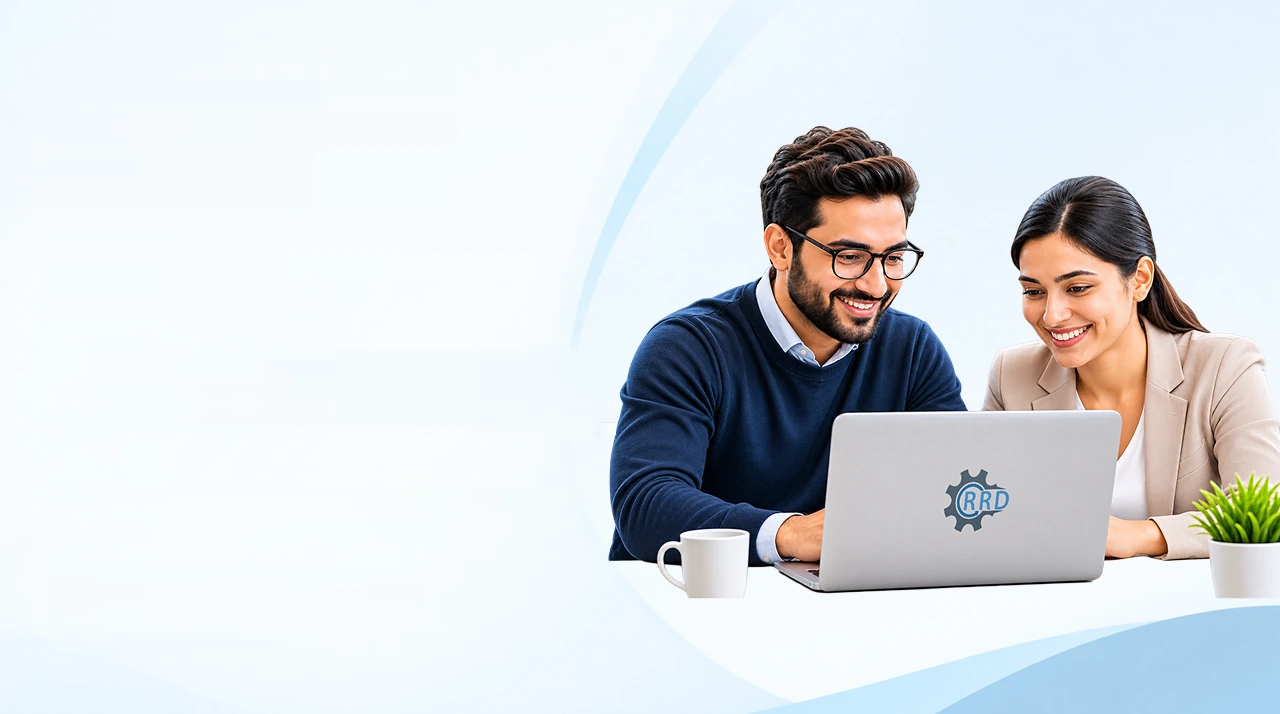
#> input picture src/assets/images/hero-background.webp, 1280 x 714 px
$ python extract-png-assets.py ../src/assets/images/hero-background.webp
#> lines starting #> are read from the running program, lines starting #| are printed output that depends on the picture
"""
Recover visual assets from the client's 1:1 homepage PNG reference (1284x9180, 2px frame border).

  python -I scripts/extract-png-assets.py <homepage.png>

All coordinates below are in 1280px frame space (the PNG has a 2px black border on x).
Outputs go to src/assets/. These are raster crops of a 1x export — not original vector files.
"""
import sys
from pathlib import Path

import numpy as np
from PIL import Image

SRC = Image.open(sys.argv[1]).convert('RGB')
#> SRC is the input picture: PIL image 1280x714 RGB; mean R, G, B 216, 220.1, 223.5
OUT = Path(__file__).resolve().parent.parent / 'src' / 'assets'
OFF = 2  # frame border


def crop(x0, y0, x1, y1):
#> called with x0 = 56, y0 = 20, x1 = 130, y1 = 81
    return SRC.crop((x0 + OFF, y0, x1 + OFF, y1))
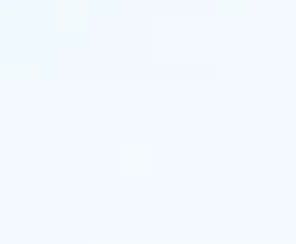
#> returned value: PIL image 74x61 RGB (shown 4 times larger); mean R, G, B 242.7, 248.9, 253.9


def save(img, rel, **kw):
#> called with rel = 'logos/rrd-logo-header.png'
    path = OUT / rel
    path.parent.mkdir(parents=True, exist_ok=True)
    img.save(path, **kw)
    print(f'{rel:45} {img.size[0]}x{img.size[1]}')
#| logos/rrd-logo-header.png                     74x61


def detect_rect(x0, y0, x1, y1, bg, tol=18):
    """Bounding box (frame coords, exclusive end) of pixels differing from `bg` inside a region."""
    a = np.asarray(crop(x0, y0, x1, y1)).astype(int)
    diff = np.abs(a - np.array(bg)).sum(axis=2) > tol
    ys, xs = np.nonzero(diff)
    return x0 + xs.min(), y0 + ys.min(), x0 + xs.max() + 1, y0 + ys.max() + 1


def unmix_icon(box, bg, ink):
    """Single-colour icon on a flat fill -> RGBA with the ink colour and recovered alpha."""
    a = np.asarray(crop(*box)).astype(float)
    b = np.array(bg, float)
    c = np.array(ink, float)
    alpha = ((a - b) @ (c - b)) / ((c - b) @ (c - b))
    alpha = np.clip(alpha, 0, 1)
    rgba = np.zeros(a.shape[:2] + (4,), np.uint8)
    rgba[..., :3] = c.astype(np.uint8)
    rgba[..., 3] = (alpha * 255).round().astype(np.uint8)
    return Image.fromarray(rgba, 'RGBA')


def darkest(box):
    a = np.asarray(crop(*box)).reshape(-1, 3)
    return tuple(int(v) for v in a[a.sum(axis=1).argmin()])


def lightest(box):
    a = np.asarray(crop(*box)).reshape(-1, 3)
    return tuple(int(v) for v in a[a.sum(axis=1).argmax()])


# ---------- Logos (cropped on the exact surface they sit on) ----------
save(crop(56, 20, 130, 81), 'logos/rrd-logo-header.png')          # header, on white
save(crop(56, 8823, 130, 8884), 'logos/rrd-logo-footer.png')      # footer, on #f9f9ff
#> in crop (call 2), `return SRC.crop((x0 + OFF, y0, x1 + OFF, y1))`: returned value: PIL image 74x61 RGB; every value is 0
#| logos/rrd-logo-footer.png                     74x61
save(crop(924, 4702, 1052, 4807), 'logos/rrd-logo-large.png')     # heritage card, on #f0f3ff
#> in crop (call 3), `return SRC.crop((x0 + OFF, y0, x1 + OFF, y1))`: returned value: PIL image 128x105 RGB; every value is 0
#| logos/rrd-logo-large.png                      128x105

# ---------- Hero background: photo + shapes, with the copy column removed ----------
HERO_TOP, HERO_H = 101, 714
hero = np.asarray(crop(0, HERO_TOP, 1280, HERO_TOP + HERO_H)).astype(float).copy()
#> call 4 of crop, with x0 = 0, y0 = 101, x1 = 1280, y1 = 815
#> in crop (call 4), `return SRC.crop((x0 + OFF, y0, x1 + OFF, y1))`:
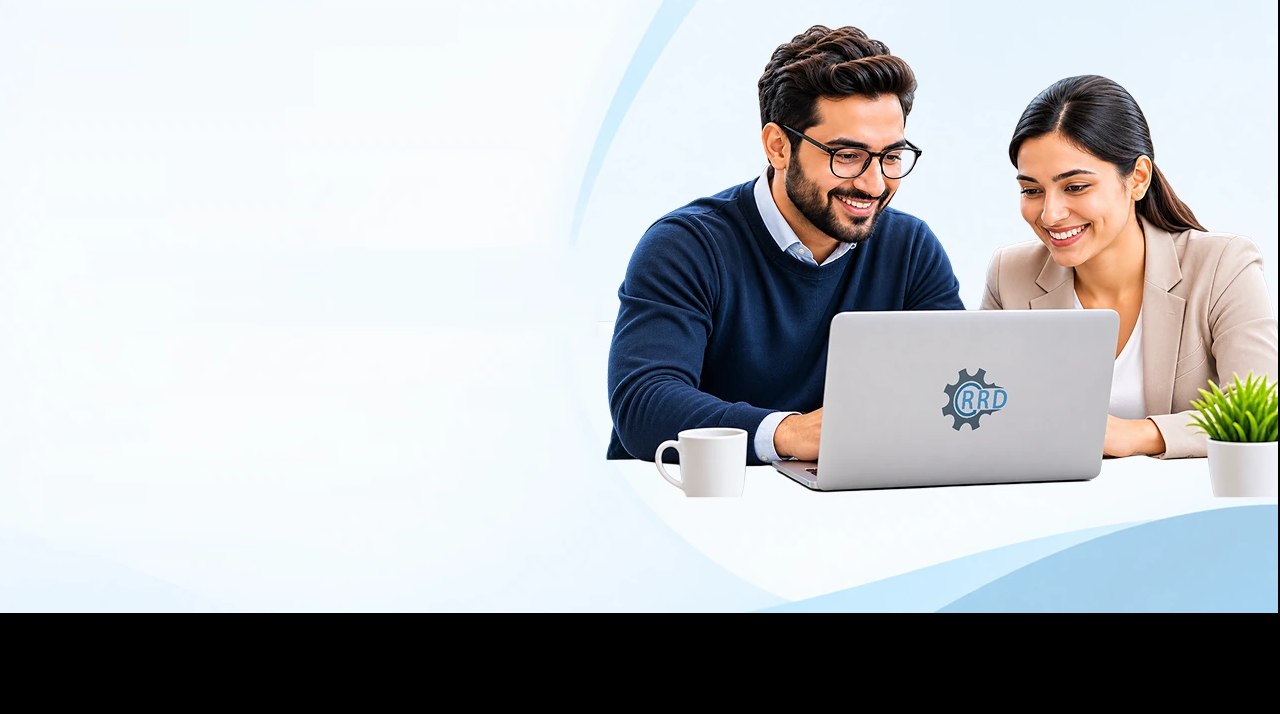
#> returned value: PIL image 1280x714 RGB; mean R, G, B 181.9, 184.7, 187.3
# Copy-column elements (frame coords) measured from the reference.
TEXT_BOXES = [
    (54, 180, 596, 248), (54, 244, 576, 312), (54, 308, 526, 376), (54, 372, 280, 434),  # headline lines
    (54, 450, 616, 476), (54, 480, 616, 506), (54, 510, 616, 536), (54, 542, 160, 562),  # paragraph
    (54, 584, 282, 612), (287, 584, 530, 612), (54, 616, 250, 644), (257, 616, 482, 644),  # chips
    (46, 656, 252, 728), (250, 660, 414, 718),                                             # buttons (+shadow)
    (54, 734, 326, 758),                                                                    # note link
]


def is_background(px):
    return px.sum() > 3 * 225 and px[2] >= px[0]  # pale blue page tones only


for x0, y0, x1, y1 in TEXT_BOXES:
    for y in range(y0 - HERO_TOP, y1 - HERO_TOP):
        left = hero[y, x0 - 2]
        right = hero[y, x1 + 1]
        if not is_background(right):  # photo edge: hold the left tone
            right = left
        t = np.linspace(0, 1, x1 - x0)[:, None]
        hero[y, x0:x1] = left * (1 - t) + right * t
# Row-wise fills leave faint banding; smooth only the filled pixels (left of the photo edge).
from PIL import ImageFilter  # noqa: E402

filled = Image.fromarray(hero.round().astype(np.uint8))
mask = Image.new('L', filled.size, 0)
#> mask: PIL image 1280x714 L; every value is 0
mpx = np.zeros((HERO_H, 1280), np.uint8)
for x0, y0, x1, y1 in TEXT_BOXES:
    mpx[max(0, y0 - HERO_TOP - 2):y1 - HERO_TOP + 2, x0:min(x1, 600)] = 255
mask = Image.fromarray(mpx).filter(ImageFilter.GaussianBlur(2))
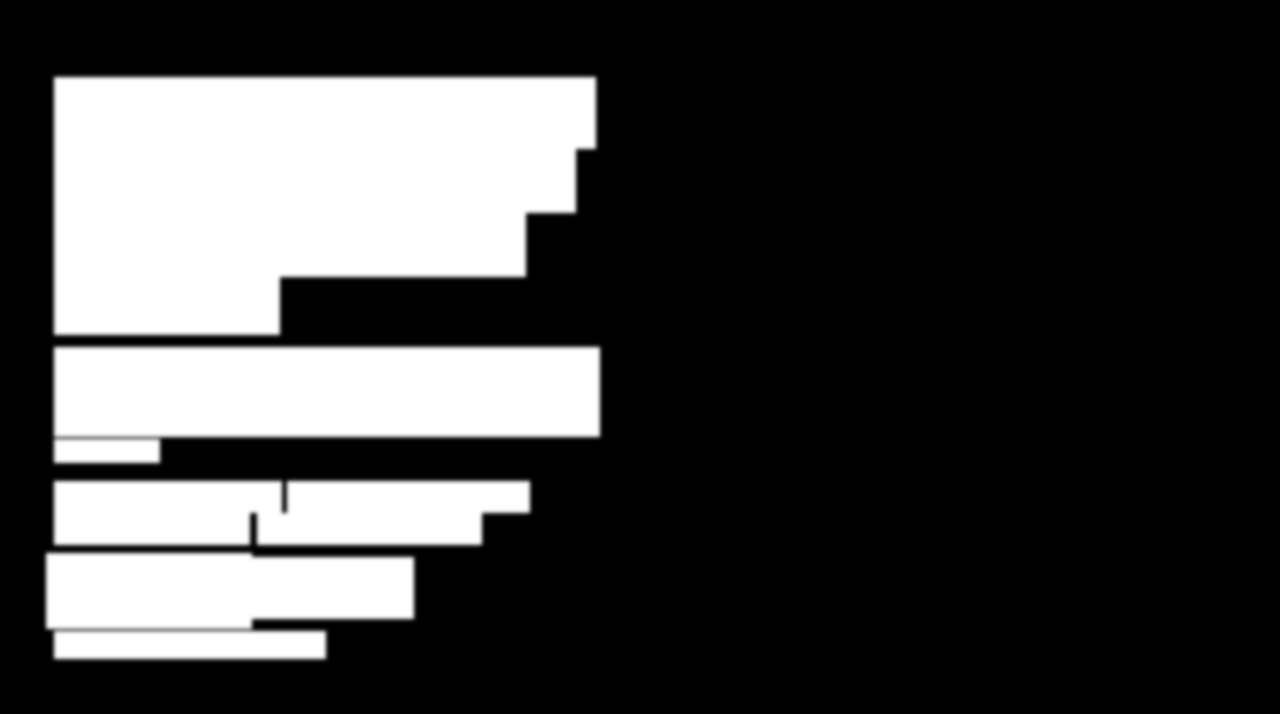
#> mask: PIL image 1280x714 L; min 0, max 255, mean 64
smooth = filled.filter(ImageFilter.GaussianBlur(10))
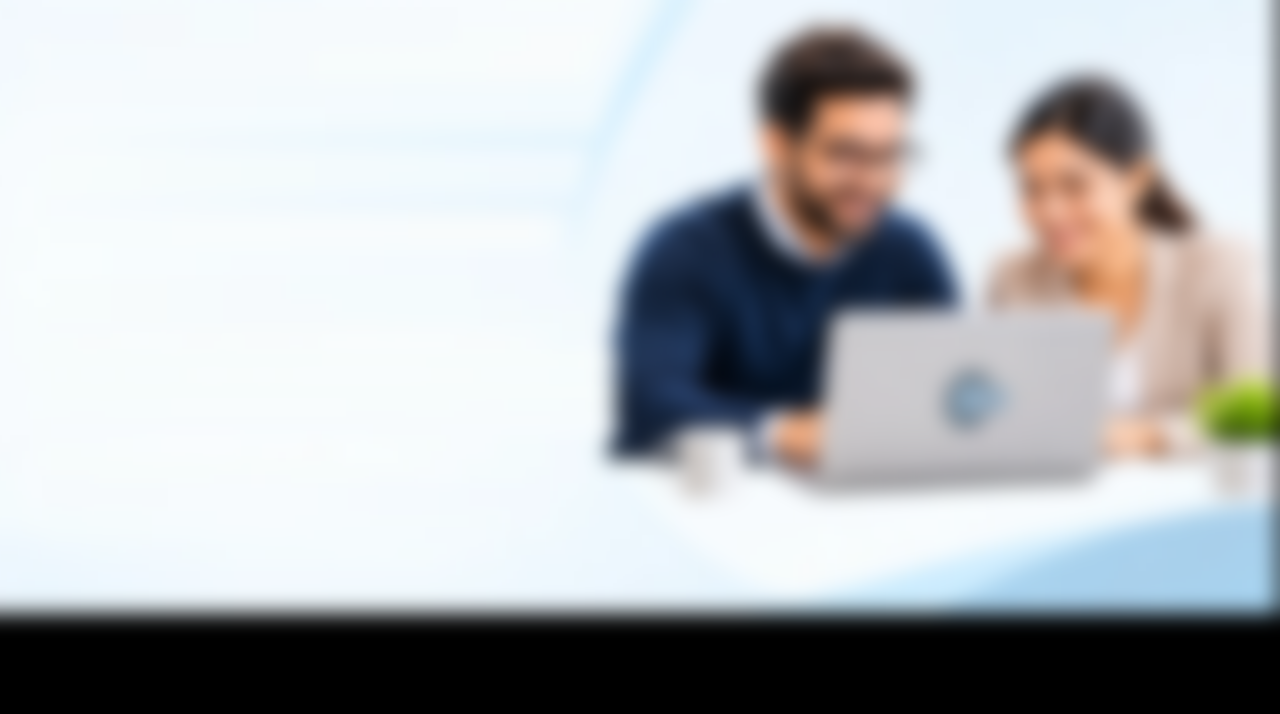
#> smooth: PIL image 1280x714 RGB; mean R, G, B 181.2, 184.3, 187.1
filled = Image.composite(smooth, filled, mask)
save(filled, 'images/hero-background.webp', quality=92, method=6)
#| images/hero-background.webp                   1280x714

# ---------- Governance illustration ----------
# region kept inside the panel's 24px corner radius so the navy section fill is never sampled
gx0, gy0, gx1, gy1 = detect_rect(70, 3905, 612, 4318, (22, 41, 69), tol=30)
#> in crop (call 5), `return SRC.crop((x0 + OFF, y0, x1 + OFF, y1))`: returned value: PIL image 542x413 RGB; every value is 0
#> in detect_rect, `a = np.asarray(crop(x0, y0, x1, y1)).astype(int)`: a: shape (413, 542, 3) int64; every value is 0
#> in detect_rect, `diff = np.abs(a - np.array(bg)).sum(axis=2) > tol`: diff: shape (413, 542) bool; every value is 1
#> gx0 = 70; gy0 = 3905; gx1 = 612; gy1 = 4318
save(crop(gx0, gy0, gx1, gy1), 'images/governance-illustration.webp', quality=92, method=6)
#| images/governance-illustration.webp           542x413
print('  governance rect', (gx0, gy0, gx1, gy1))
#|   governance rect (70, 3905, 612, 4318)

# ---------- Insights article images ----------
for name, cx in (('omni-channel-alternative', 56), ('lead-distribution', 454), ('round-robin-best-practices', 851)):
#> (the run stopped early here; a loop or call above may not have finished)
